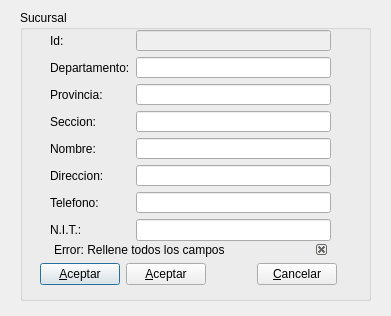
<?xml version="1.0" encoding="UTF-8"?>
<ui version="4.0">
 <class>esucursal</class>
 <widget class="QDialog" name="esucursal">
  <property name="geometry">
   <rect>
    <x>0</x>
    <y>0</y>
    <width>391</width>
    <height>316</height>
   </rect>
  </property>
  <property name="windowTitle">
   <string>Dialog</string>
  </property>
  <widget class="QGroupBox" name="groupBox">
   <property name="geometry">
    <rect>
     <x>20</x>
     <y>10</y>
     <width>351</width>
     <height>291</height>
    </rect>
   </property>
   <property name="title">
    <string>Sucursal</string>
   </property>
   <widget class="QWidget" name="horizontalLayoutWidget">
    <property name="geometry">
     <rect>
      <x>20</x>
      <y>250</y>
      <width>297</width>
      <height>29</height>
     </rect>
    </property>
    <layout class="QHBoxLayout" name="horizontalLayout">
     <item>
      <widget class="QPushButton" name="aceptar">
       <property name="text">
        <string>&amp;Aceptar</string>
       </property>
       <property name="icon">
        <iconset resource="pandasoft.qrc">
         <normaloff>:/images/dialog-ok.png</normaloff>:/images/dialog-ok.png</iconset>
       </property>
      </widget>
     </item>
     <item>
      <widget class="QPushButton" name="editar">
       <property name="text">
        <string>&amp;Aceptar</string>
       </property>
       <property name="icon">
        <iconset resource="pandasoft.qrc">
         <normaloff>:/images/dialog-ok.png</normaloff>:/images/dialog-ok.png</iconset>
       </property>
      </widget>
     </item>
     <item>
      <spacer name="horizontalSpacer">
       <property name="orientation">
        <enum>Qt::Horizontal</enum>
       </property>
       <property name="sizeHint" stdset="0">
        <size>
         <width>40</width>
         <height>20</height>
        </size>
       </property>
      </spacer>
     </item>
     <item>
      <widget class="QPushButton" name="cancelar">
       <property name="text">
        <string>&amp;Cancelar</string>
       </property>
       <property name="icon">
        <iconset resource="pandasoft.qrc">
         <normaloff>:/images/dialog-cancel.png</normaloff>:/images/dialog-cancel.png</iconset>
       </property>
      </widget>
     </item>
    </layout>
   </widget>
   <widget class="QDockWidget" name="informacion">
    <property name="geometry">
     <rect>
      <x>30</x>
      <y>230</y>
      <width>279</width>
      <height>20</height>
     </rect>
    </property>
    <property name="minimumSize">
     <size>
      <width>80</width>
      <height>20</height>
     </size>
    </property>
    <property name="maximumSize">
     <size>
      <width>524287</width>
      <height>20</height>
     </size>
    </property>
    <property name="font">
     <font>
      <weight>50</weight>
      <bold>false</bold>
     </font>
    </property>
    <property name="features">
     <set>QDockWidget::DockWidgetClosable</set>
    </property>
    <property name="windowTitle">
     <string>Error: Rellene todos los campos</string>
    </property>
    <widget class="QWidget" name="informacion_3"/>
   </widget>
   <widget class="QWidget" name="formLayoutWidget">
    <property name="geometry">
     <rect>
      <x>30</x>
      <y>20</y>
      <width>281</width>
      <height>211</height>
     </rect>
    </property>
    <layout class="QFormLayout" name="formLayout">
     <property name="fieldGrowthPolicy">
      <enum>QFormLayout::AllNonFixedFieldsGrow</enum>
     </property>
     <item row="0" column="0">
      <widget class="QLabel" name="label">
       <property name="text">
        <string>Id:</string>
       </property>
      </widget>
     </item>
     <item row="0" column="1">
      <widget class="QLineEdit" name="a">
       <property name="enabled">
        <bool>false</bool>
       </property>
      </widget>
     </item>
     <item row="1" column="0">
      <widget class="QLabel" name="label_2">
       <property name="text">
        <string>Departamento:</string>
       </property>
      </widget>
     </item>
     <item row="1" column="1">
      <widget class="QLineEdit" name="b"/>
     </item>
     <item row="2" column="0">
      <widget class="QLabel" name="label_3">
       <property name="text">
        <string>Provincia:</string>
       </property>
      </widget>
     </item>
     <item row="2" column="1">
      <widget class="QLineEdit" name="c"/>
     </item>
     <item row="3" column="0">
      <widget class="QLabel" name="label_4">
       <property name="text">
        <string>Seccion:</string>
       </property>
      </widget>
     </item>
     <item row="4" column="0">
      <widget class="QLabel" name="label_5">
       <property name="text">
        <string>Nombre:</string>
       </property>
      </widget>
     </item>
     <item row="5" column="0">
      <widget class="QLabel" name="label_6">
       <property name="text">
        <string>Direccion:</string>
       </property>
      </widget>
     </item>
     <item row="3" column="1">
      <widget class="QLineEdit" name="d"/>
     </item>
     <item row="4" column="1">
      <widget class="QLineEdit" name="e"/>
     </item>
     <item row="5" column="1">
      <widget class="QLineEdit" name="f"/>
     </item>
     <item row="6" column="1">
      <widget class="QLineEdit" name="g"/>
     </item>
     <item row="7" column="1">
      <widget class="QLineEdit" name="h"/>
     </item>
     <item row="6" column="0">
      <widget class="QLabel" name="label_7">
       <property name="text">
        <string>Telefono:</string>
       </property>
      </widget>
     </item>
     <item row="7" column="0">
      <widget class="QLabel" name="label_8">
       <property name="text">
        <string>N.I.T.:</string>
       </property>
      </widget>
     </item>
    </layout>
   </widget>
  </widget>
 </widget>
 <resources>
  <include location="pandasoft.qrc"/>
 </resources>
 <connections>
  <connection>
   <sender>cancelar</sender>
   <signal>clicked()</signal>
   <receiver>esucursal</receiver>
   <slot>reject()</slot>
   <hints>
    <hint type="sourcelabel">
     <x>267</x>
     <y>274</y>
    </hint>
    <hint type="destinationlabel">
     <x>290</x>
     <y>316</y>
    </hint>
   </hints>
  </connection>
 </connections>
</ui>
